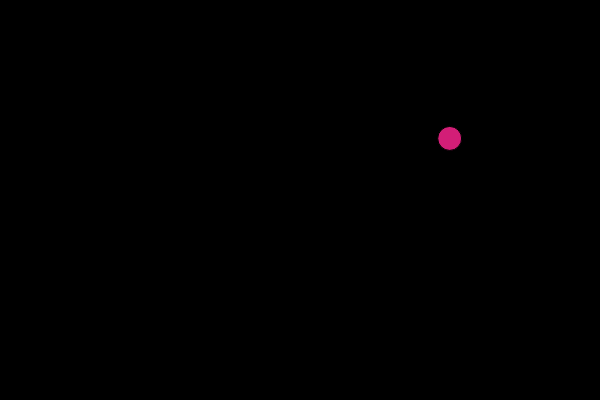
Frame 1 (no input)
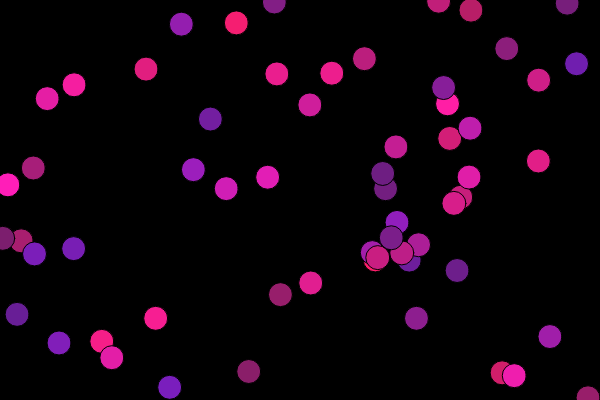
Frame 60 (no input)
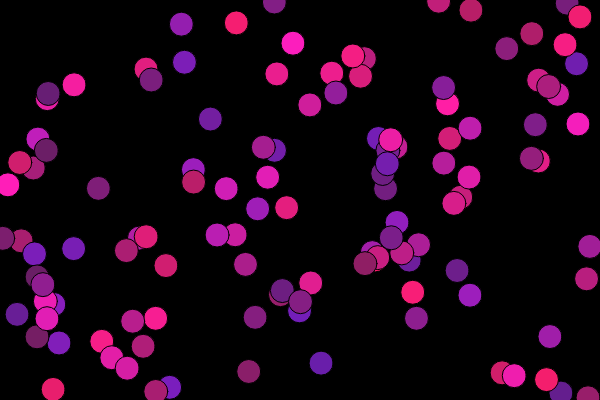
Frame 120 (the mouse pressed at the canvas centre since frame 60)

The p5.js sketch that drew these frames (run headless with seeded random() and noise() and a simulated clock; from frame 60 on, the mouse is pressed at the canvas centre):

// p5.js sketch
// ── sketch.js
var spot = {
  x: 100,
  y: 50  
};

var col = {
  r: 255,
  g:0,
  b:0
};

function setup() {
  createCanvas(600,400);
  background(0);
  
}

function draw() {
  col.r =random(100,255);
  col.g=30;
  col.b=random(100,190);
  spot.x = random(0, width);
  spot.y = random(0, height);
  fill(col.r, col.g, col.b);
  ellipse(spot.x, spot.y, 24, 24)
  
}
